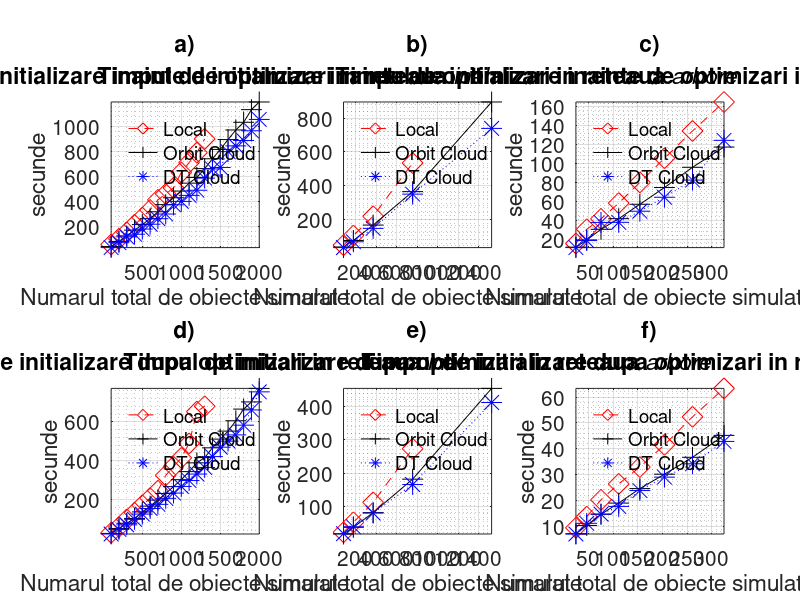

This figure's MATLAB source:
font_size = 15;

nes_ring_before = [10:10:200];
intfs_ring_before = [80:80:1600];
links_ring_before = [10:10:200];
total_ring_before = nes_ring_before + intfs_ring_before + links_ring_before;

local_ring_before = [56.25,102.23,153.413,213.614,271.05,331.639,412.765,460.104,508.518,631.887,710.737,790.183,899.761,NaN,NaN,NaN,NaN,NaN,NaN,NaN] ;
orbit_ring_before = [39.797,80.72,124.998,170.719,215.263,262.063,317.516,374.563,429.448,483.086,546.286,591.905,662.236,741.026,815.756,894.416,971.131,1032.467,1133.569,1194.712];
dt_ring_before = [31.372,70.615,116.777,137.978,179.405,218.274,262.221,299.545,373.295,400.415,448.59,489.629,586.146,659.61,671.627,797.732,844.124,886.756,964.754,1055.247];

figure(1);
subplot(2,3,1);
plot(total_ring_before,local_ring_before, '--dr', 'markersize', font_size, 
      total_ring_before, orbit_ring_before, '-+k', 'markersize', font_size, 
      total_ring_before, dt_ring_before, ':*b', 'markersize', font_size);

xlabel('Numarul total de obiecte simulate', "fontsize", font_size);
grid on;
grid minor on;
ylabel('secunde', "fontsize", font_size);
[leg, obj] = legend('Local','Orbit Cloud','DT Cloud', "location", 'northwest');
legend boxoff;
title({'a)', 'Timpul de initializare inainte de optimizari in reteaua \bf{\it{inel}}'}, "fontsize", 15, "interpreter", "tex");
textobj = findobj(obj, 'type', 'text');
set(textobj, "fontsize", 15);
axis('tight');
set(gca, "fontsize", 15);

nes_tree_before = [7,15,31,63,127];
intfs_tree_before = [70,150,310,630,1270];
links_tree_before = [6,14,30,62,126];
total_tree_before = nes_tree_before + intfs_tree_before + links_tree_before;

local_tree_before = [44.75,102.055,217.154,534.013,NaN] ;
orbit_tree_before = [34.035,72.789,164.483,363.617,897.515];
dt_tree_before = [30.335,65.073,144.708,348.719,740.159];

subplot(2,3,2);
plot(total_tree_before,local_tree_before, '--dr', 'markersize', font_size, 
      total_tree_before, orbit_tree_before, '-+k', 'markersize', font_size, 
      total_tree_before, dt_tree_before, ':*b', 'markersize', font_size);

xlabel('Numarul total de obiecte simulate', "fontsize", font_size);
grid on;
grid minor on;
ylabel('secunde', "fontsize", font_size);
[leg, obj] = legend('Local','Orbit Cloud','DT Cloud', "location", 'northwest');
legend boxoff;
title({'b)', 'Timpul de initializare inainte de optimizari in reteaua \bf{\it{arbore}}'}, "fontsize", 15, "interpreter", "tex");
textobj = findobj(obj, 'type', 'text');
set(textobj, "fontsize", 15);
axis('tight');
set(gca, "fontsize", 15);


nes_mesh_before = [3,4,5,6,7,8,9,10];
intfs_mesh_before = [18,36,60,90,126,168,216,270];
links_mesh_before = [3,6,10,15,21,28,36,45];
total_mesh_before = nes_mesh_before + intfs_mesh_before + links_mesh_before;

local_mesh_before = [15.422,30.42,41.478,58.127,80.03,105.585,134.441,165.106];
orbit_mesh_before = [11.551,19.128,30.419,41.67,56.885,74.59,96.019,117.415];
dt_mesh_before = [11.058,18.494,37.695,37.791,49.556,64.306,82.479,124.525];

subplot(2,3,3);

plot(total_mesh_before,local_mesh_before, '--dr', 'markersize', font_size, 
      total_mesh_before, orbit_mesh_before, '-+k', 'markersize', font_size, 
      total_mesh_before, dt_mesh_before, ':*b', 'markersize', font_size);
%scatter(total_mesh_before,local_mesh_before, '--dr')

xlabel('Numarul total de obiecte simulate', "fontsize", font_size);
grid on;
grid minor on;
ylabel('secunde', "fontsize", font_size);
[leg, obj] = legend('Local','Orbit Cloud','DT Cloud', "location", 'northwest');
legend boxoff;
title({'c)', 'Timpul de initializare inainte de optimizari in reteaua \bf{\it{plasa}}'}, "fontsize", 15, "interpreter", "tex");
textobj = findobj(obj, 'type', 'text');
set(textobj, "fontsize", 15);
axis('tight');
set(gca, "fontsize", 15);


local_ring_after = [28.305,57.966,97.032,131.423,169.976,206.786,245.143,324.406,370.006,414.522,489.31,653.368,680.992,NaN,NaN,NaN,NaN,NaN,NaN,NaN] ;
orbit_ring_after = [24.807,50.346,77.176,102.002,135.746,165.72,196.766,230.876,266.106,302.127,343.683,388.937,415.954,466.422,511.405,552.728,606.29,666.382,703.382,773.22];
dt_ring_after = [21.781,45.35,69.09,97.491,124.708,153.134,174.877,205.903,232.873,267.401,297.562,331.145,365.237,421.197,469.884,501.065,533.138,583.406,661.939,755.359];

subplot(2,3,4);
plot(total_ring_before,local_ring_after, '--dr', 'markersize', font_size, 
      total_ring_before, orbit_ring_after, '-+k', 'markersize', font_size, 
      total_ring_before, dt_ring_after, ':*b', 'markersize', font_size);

xlabel('Numarul total de obiecte simulate', "fontsize", font_size);
grid on;
grid minor on;
ylabel('secunde', "fontsize", font_size);
[leg, obj] = legend('Local','Orbit Cloud','DT Cloud', "location", 'northwest');
legend boxoff;
title({'d)', 'Timpul de initializare dupa optimizari in reteaua \bf{\it{inel}}'}, "fontsize", 15, "interpreter", "tex");
textobj = findobj(obj, 'type', 'text');
set(textobj, "fontsize", 15);
axis('tight');
set(gca, "fontsize", 15);

local_tree_after = [21.952,51.625,111.869,273.2,NaN];
orbit_tree_after = [16.612,36.861,80.881,181.698,454.84];
dt_tree_after = [17.633,38.281,79.662,165.483,412.383];

subplot(2,3,5);
plot(total_tree_before,local_tree_after, '--dr', 'markersize', font_size, 
      total_tree_before, orbit_tree_after, '-+k', 'markersize', font_size, 
      total_tree_before, dt_tree_after, ':*b', 'markersize', font_size);

xlabel('Numarul total de obiecte simulate', "fontsize", font_size);
grid on;
grid minor on;
ylabel('secunde', "fontsize", font_size);
[leg, obj] = legend('Local','Orbit Cloud','DT Cloud', "location", 'northwest');
legend boxoff;
title({'e)', 'Timpul de initializare dupa optimizari in reteaua \bf{\it{arbore}}'}, "fontsize", 15, "interpreter", "tex");
textobj = findobj(obj, 'type', 'text');
set(textobj, "fontsize", 15);
axis('tight');
set(gca, "fontsize", 15);

local_mesh_after = [9.303,13.632,20.163,26.332,32.868,41.483,52.359,63.388];
orbit_mesh_after = [7.003,10.213,14.566,18.892,24.513,30.1,36.655,45.158];
dt_mesh_after = [6.898,11.042,14.612,17.597,23.757,28.963,34.135,42.812];

subplot(2,3,6);

plot(total_mesh_before,local_mesh_after, '--dr', 'markersize', font_size, 
      total_mesh_before, orbit_mesh_after, '-+k', 'markersize', font_size, 
      total_mesh_before, dt_mesh_after, ':*b', 'markersize', font_size);

xlabel('Numarul total de obiecte simulate', "fontsize", font_size);
grid on;
grid minor on;
ylabel('secunde', "fontsize", font_size);
[leg, obj] = legend('Local','Orbit Cloud','DT Cloud', "location", 'northwest');
legend boxoff;
title({'f)', 'Timpul de initializare dupa optimizari in reteaua \bf{\it{plasa}}'}, "fontsize", 15, "interpreter", "tex");
textobj = findobj(obj, 'type', 'text');
set(textobj, "fontsize", 15);
axis('tight');
set(gca, "fontsize", 15);